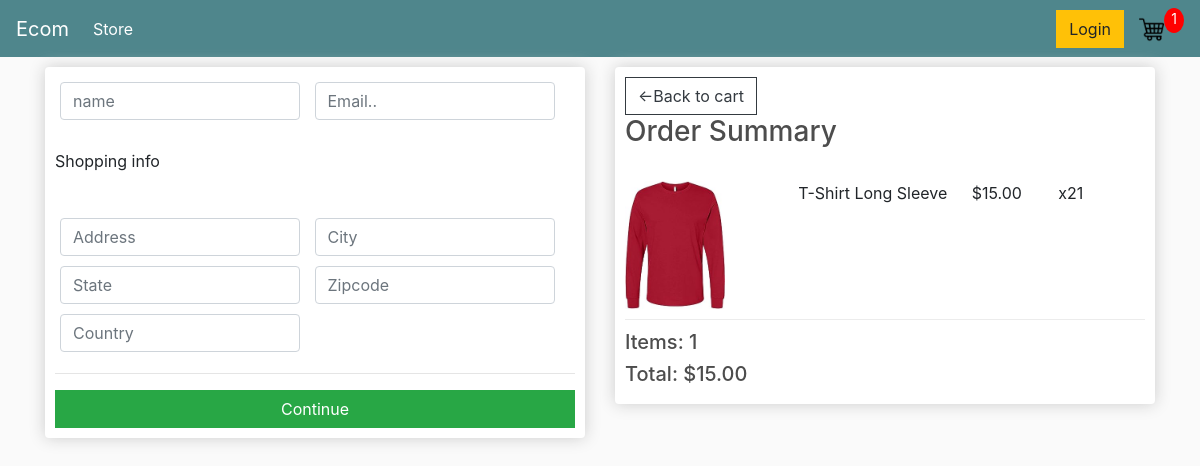
Screenshot of /checkout/ (signed in) with the database file from the repository.
### store/models.py (models this page shows, shortened)
class OrderItem(models.Model):
    product = models.ForeignKey(Product, on_delete=models.SET_NULL, null=True, blank=True)
    order = models.ForeignKey(Order, on_delete=models.SET_NULL, null=True, blank=True)
    quantity = models.IntegerField(default=0, null=True, blank=False)
    date_added = models.DateTimeField(auto_now_add=True)
    @property
    def get_total(self):
        total = self.product.price * self.quantity
        return total

class Product(models.Model):
    name = models.CharField(max_length=200, null=True)
    price = models.DecimalField(max_digits=7, decimal_places=2)
    digital = models.BooleanField(default=False, null=True, blank=False)
    image = models.ImageField(null=True, blank=True)
    @property
    def imageURL(self):
        try:
            url = self.image.url
        except:
            url = ''
        return url

class Order(models.Model):
    customer = models.ForeignKey(Customer, on_delete=models.SET_NULL, null=True, blank=True)
    date_ordered = models.DateTimeField(auto_now_add=True)
    complete = models.BooleanField(default=False, null=True, blank=False)
    transaction_id = models.CharField(max_length=200, null=True)
    @property
    def shipping(self):
        shipping = False
        orderitems = self.orderitem_set.all()
        for i in orderitems:
            if i.product.digital == False:
                shipping = True
        return shipping
    @property
    def get_cart_total(self):
        orderitems = self.orderitem_set.all()
        total = sum([item.get_total for item in orderitems ])
        return total
    @property
    def get_cart_items(self):
        orderitems = self.orderitem_set.all()
        total = sum([item.quantity for item in orderitems ])
        return total

### store/views.py (the view)
# urls.py: path('checkout/', views.checkout, name="checkout"),
def checkout(request):
	data = cartData(request)
	cartItems = data['cartItems']
	order = data['order']
	items = data['items']
	context = {'items':items, 'order':order, 'cartItems':cartItems}
	return render(request, 'store/checkout.html', context)

### store/utils.py (called while the page is built)
def cartData(request):
	if request.user.is_authenticated:
		customer = request.user.customer
		order, created = Order.objects.get_or_create(customer=customer, complete=False)
		items = order.orderitem_set.all()
		cartItems = order.get_cart_items
	else:
		cookieData = cookieCart(request)
		cartItems = cookieData['cartItems']
		order = cookieData['order']
		items = cookieData['items']
	return {'cartItems':cartItems ,'order':order, 'items':items}

### store/templates/store/checkout.html (shortened to what this page needs)
{% extends 'store/main.html' %}
{% load static %}
{% block content %}
<div class="row">
    <div class="col-lg-6">
        <div class="box-element" id="form-wrapper">
            <form id="form">
                <div id="user-info">
                    <div class="form-field">
                        <input required class="form-control" type="text" name="name" placeholder="name">
                    </div>
                    <div class="form-field">
                        <input required class="form-control" type="email" name="email" placeholder="Email..">
                    </div>
                </div>
                <div id="shipping-info">
                    <br>
                    <p>Shopping info</p>
                    <br>
                    <div class="form-field">
                        <input class="form-control" type="text" name="address" placeholder="Address">
                    </div>
                    <div class="form-field">
                        <input class="form-control" type="text" name="city" placeholder="City">
                    </div>
                    <div class="form-field">
                        <input class="form-control" type="text" name="state" placeholder="State">
                    </div>
                    <div class="form-field">
                        <input class="form-control" type="text" name="zipcode" placeholder="Zipcode">
                    </div>
                    <div class="form-field">
                        <input class="form-control" type="text" name="country" placeholder="Country">
                    </div>
                </div>
                <hr>
                <input id="form-button" class="btn btn-success btn-block" type="submit" value="Continue">
            </form>
        </div>
    <br>
</div>
    <div class="col-lg-6">
        <div class="box-element">
            <a class="btn btn-outline-dark" href="{% url 'cart' %}">&#x2190;Back to cart</a>
            <br>
            <h3>Order Summary</h3>
            <br>
            {% for item in items %}
            <div class="cart-row">
                <div style="flex:2"> <img src="{{item.product.imageURL}}" class="row-image"></div>
                <div style="flex:2"><p>{{item.product.name}}</p></div>
                <div style="flex:1"><p>${{item.product.price}}</p></div>
                <div style="flex:1"><p>x2{{item.quantity}}</p></div>
            </div>
            {% endfor %}
            <h5>Items: {{order.get_cart_items}}</h5>
            <h5>Total: ${{order.get_cart_total|floatformat:2}}</h5>
        </div>
    </div>
</div>
{% endblock content %}

### static/css/main.css (style rules this page uses)
body { background-color: hsl(0, 0%, 98%); }
h1,h2,h3,h4,h5,h6 { color:hsl(0, 0%, 30%); }
.box-element { box-shadow:hsl(0, 0%, 80%) 0 0 16px; background-color: #fff; border-radius: 4px; padding: 10px; }
.col-lg-4, .col-lg-6, .col-lg-8, .col-lg-12 { margin-top: 10px; }
.btn { border-radius: 0; }
.row-image { width: 100px; }
.form-field { width:250px; display: inline-block; padding: 5px; }
.cart-row { display: flex; align-items: flex-stretch; padding-bottom: 10px; margin-bottom: 10px; border-bottom: 1px solid #ececec; }

### rows the page displays
OrderItem: product.imageURL (picture), product.name "T-Shirt Long Sleeve", product.price "15.00", quantity "1"
Order: get_cart_items "1", get_cart_total "15.00"

### other values shown
{{ cartItems }} "1"
